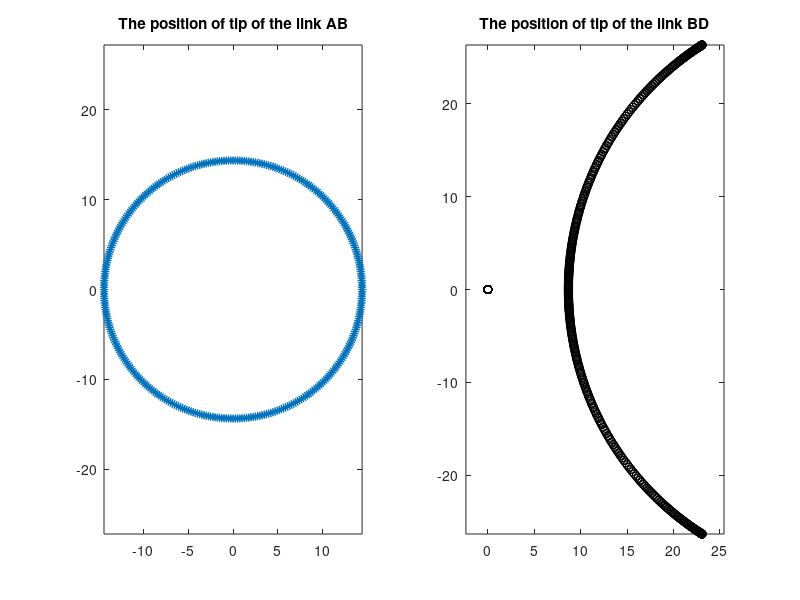
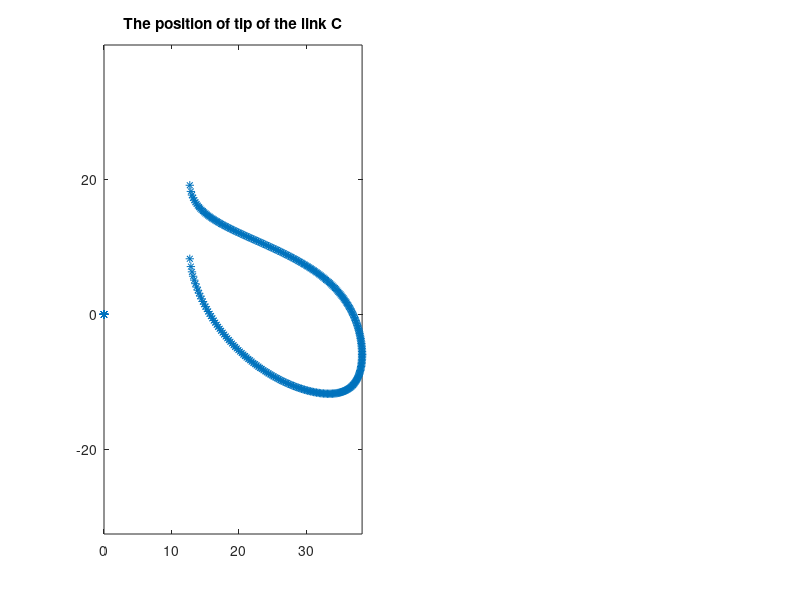

MATLAB code for these plots, in order: (Note: this script raises an error after producing the figures.)
clc; clear all; close all
%a=input('input the length of link 2, a = '); % or input it manually  
a=sqrt((7.914)^2+(11.991)^2); 
%b=input('input the length of link 3, b = '); % or input it manually  
b=sqrt((22.899-7.914)^2+(26.236-11.991)^2);
%c=input('input the length of link 4, c = '); % or input it manually  
c=sqrt((40-22.899)^2+(-26.236)^2);
%d=input('input the length ground, d = '); % or input it manually  
d=40;
ternlinkx=22.899+0.981;
ternlinky=26.597-11.991;
%%
for theta=0:1:360         
    %a_X(theta+1)=a*cos(deg2rad(theta));     
    %or     
    a_X(theta+1)=a*cosd(theta);         
    %a_Y(theta+1)=a*sin(deg2rad(theta));     
    %or     
    a_Y(theta+1)=a*sind(theta);             
    S=(a^2-b^2+c^2-d^2)/(2*(a_X(theta+1)-d));
    R=((d-S)^2)-c^2;

    P=1+(a_Y(theta+1))^2/((a_X(theta+1)-d)^2);     
    Q=(2*a_Y(theta+1)*(d-S))/(a_X(theta+1)-d);    
    if(Q^2-4*P*R)>=0        
        b_Y_1(theta+1)=(-Q+sqrt(Q^2-4*P*R))/(2*P);        
        b_Y_2(theta+1)=(-Q-sqrt(Q^2-4*P*R))/(2*P);
        b_Y_3(theta+1)=ternlinky+(-Q-sqrt(Q^2-4*P*R))/(2*P);
        a_X_2(theta+1)=ternlinkx+a*cosd(theta);
        b_X_1(theta+1)=S-(2*a_Y(theta+1)*b_Y_1(theta+1))/...
            (2*(a_X(theta+1)-d));        
        b_X_2(theta+1)=S-(2*a_Y(theta+1)*b_Y_2(theta+1))/...            
            (2*(a_X(theta+1)-d));  

        
         
    end
end


figure; 
subplot(1,2,1)
plot(a_X,a_Y,'*')
title('The position of tip of the link AB')
axis equal 
subplot(1,2,2)
plot(b_X_1,b_Y_1,'ko')
hold on 
subplot(1,2,2)
plot(b_X_2,b_Y_2,'ko')
title('The position of tip of the link BD')
axis equal
figure;
subplot(1,2,1)
plot(a_X_2,b_Y_3,'*')
title('The position of tip of the link C')
axis equal
filename= 'output2.xlsx';
% write dta to excell % xlswrite(filename,a_X,a_Y,b_X_1,b_Y_1,b_X_2,b_Y_2,'a_X','a_Y','b_X,1',... %     'b_Y,1','b_X,2','b_Y,2');
name = {'a_X';'a_Y';'b_X,1';'b_Y,1';'b_X,2';'b_Y,2';'a_X,2';'b_Y,3'}; 
xlswrite(filename,name',1,'A1');
out_table=[a_X' a_Y' b_X_1' b_Y_1' b_X_2' b_Y_2' a_X_2' b_Y_3']; 
xlswrite(filename,out_table,1,'A2');
out_table=table(a_X',a_Y',b_X_1',b_Y_1',b_X_2',b_Y_2',a_X_2',b_Y_3'); 
writetable(out_table,filename,'FileType','spreadsheet','WriteRowNames',1)
%plot(a_X,a_Y) %- this is to plot the initial input link

%plot(b_X_1,b_Y_1) - this is to plot one set of valid position of B %plot(b_X_2,b_Y_2) - this is to plot another set of valid position of B %the choice between the two valid positions of B depends on the initial %position of B, if the initial position of B is closer to the original %position